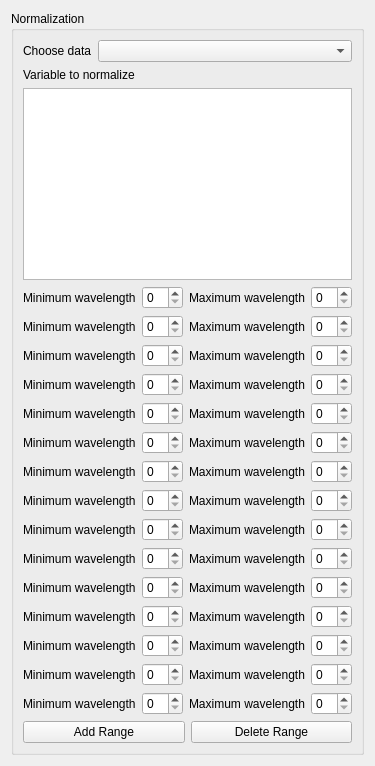
<?xml version="1.0" encoding="UTF-8"?>
<ui version="4.0">
 <class>Form</class>
 <widget class="QWidget" name="Form">
  <property name="sizePolicy">
   <sizepolicy hsizetype="Ignored" vsizetype="Ignored">
    <horstretch>0</horstretch>
    <verstretch>0</verstretch>
   </sizepolicy>
  </property>
  <property name="windowTitle">
   <string>Form</string>
  </property>
  <layout class="QVBoxLayout" name="verticalLayout_3">
   <item>
    <widget class="QGroupBox" name="groupBox">
     <property name="title">
      <string>Normalization</string>
     </property>
     <layout class="QVBoxLayout" name="Normalization">
      <item>
       <layout class="QFormLayout" name="chooseDataFormLayout">
        <item row="0" column="0">
         <widget class="QLabel" name="chooseDataLabel">
          <property name="text">
           <string>Choose data</string>
          </property>
         </widget>
        </item>
        <item row="0" column="1">
         <widget class="QComboBox" name="chooseDataComboBox"/>
        </item>
       </layout>
      </item>
      <item>
       <layout class="QVBoxLayout" name="varToNormalizeVerticalLayout">
        <item>
         <widget class="QLabel" name="varToNormalizeLabel">
          <property name="text">
           <string>Variable to normalize</string>
          </property>
         </widget>
        </item>
        <item>
         <widget class="QListView" name="varToNormalizeListView"/>
        </item>
       </layout>
      </item>
      <item>
       <layout class="QGridLayout" name="waveLengthLayout">
        <item row="0" column="0">
         <widget class="QLabel" name="minimumWavelengthLabel">
          <property name="text">
           <string>Minimum wavelength</string>
          </property>
         </widget>
        </item>
        <item row="0" column="1">
         <widget class="QSpinBox" name="minimumWavelengthSpinBox"/>
        </item>
        <item row="0" column="2">
         <widget class="QLabel" name="maximumWavelengthLabel">
          <property name="text">
           <string>Maximum wavelength</string>
          </property>
         </widget>
        </item>
        <item row="0" column="3">
         <widget class="QSpinBox" name="maximumWavelengthSpinBox"/>
        </item>
        <item row="1" column="0">
         <widget class="QLabel" name="minimumWavelengthLabel_2">
          <property name="text">
           <string>Minimum wavelength</string>
          </property>
         </widget>
        </item>
        <item row="1" column="1">
         <widget class="QSpinBox" name="minimumWavelengthSpinBox_2"/>
        </item>
        <item row="1" column="2">
         <widget class="QLabel" name="maximumWavelengthLabel_2">
          <property name="text">
           <string>Maximum wavelength</string>
          </property>
         </widget>
        </item>
        <item row="1" column="3">
         <widget class="QSpinBox" name="maximumWavelengthSpinBox_2"/>
        </item>
        <item row="2" column="0">
         <widget class="QLabel" name="minimumWavelengthLabel_3">
          <property name="text">
           <string>Minimum wavelength</string>
          </property>
         </widget>
        </item>
        <item row="2" column="1">
         <widget class="QSpinBox" name="minimumWavelengthSpinBox_3"/>
        </item>
        <item row="2" column="2">
         <widget class="QLabel" name="maximumWavelengthLabel_3">
          <property name="text">
           <string>Maximum wavelength</string>
          </property>
         </widget>
        </item>
        <item row="2" column="3">
         <widget class="QSpinBox" name="maximumWavelengthSpinBox_3"/>
        </item>
        <item row="3" column="0">
         <widget class="QLabel" name="minimumWavelengthLabel_4">
          <property name="text">
           <string>Minimum wavelength</string>
          </property>
         </widget>
        </item>
        <item row="3" column="1">
         <widget class="QSpinBox" name="minimumWavelengthSpinBox_4"/>
        </item>
        <item row="3" column="2">
         <widget class="QLabel" name="maximumWavelengthLabel_4">
          <property name="text">
           <string>Maximum wavelength</string>
          </property>
         </widget>
        </item>
        <item row="3" column="3">
         <widget class="QSpinBox" name="maximumWavelengthSpinBox_4"/>
        </item>
        <item row="4" column="0">
         <widget class="QLabel" name="minimumWavelengthLabel_5">
          <property name="text">
           <string>Minimum wavelength</string>
          </property>
         </widget>
        </item>
        <item row="4" column="1">
         <widget class="QSpinBox" name="minimumWavelengthSpinBox_5"/>
        </item>
        <item row="4" column="2">
         <widget class="QLabel" name="maximumWavelengthLabel_5">
          <property name="text">
           <string>Maximum wavelength</string>
          </property>
         </widget>
        </item>
        <item row="4" column="3">
         <widget class="QSpinBox" name="maximumWavelengthSpinBox_5"/>
        </item>
        <item row="5" column="0">
         <widget class="QLabel" name="minimumWavelengthLabel_6">
          <property name="text">
           <string>Minimum wavelength</string>
          </property>
         </widget>
        </item>
        <item row="5" column="1">
         <widget class="QSpinBox" name="minimumWavelengthSpinBox_6"/>
        </item>
        <item row="5" column="2">
         <widget class="QLabel" name="maximumWavelengthLabel_6">
          <property name="text">
           <string>Maximum wavelength</string>
          </property>
         </widget>
        </item>
        <item row="5" column="3">
         <widget class="QSpinBox" name="maximumWavelengthSpinBox_6"/>
        </item>
        <item row="6" column="0">
         <widget class="QLabel" name="minimumWavelengthLabel_7">
          <property name="text">
           <string>Minimum wavelength</string>
          </property>
         </widget>
        </item>
        <item row="6" column="1">
         <widget class="QSpinBox" name="minimumWavelengthSpinBox_7"/>
        </item>
        <item row="6" column="2">
         <widget class="QLabel" name="maximumWavelengthLabel_7">
          <property name="text">
           <string>Maximum wavelength</string>
          </property>
         </widget>
        </item>
        <item row="6" column="3">
         <widget class="QSpinBox" name="maximumWavelengthSpinBox_7"/>
        </item>
        <item row="7" column="0">
         <widget class="QLabel" name="minimumWavelengthLabel_8">
          <property name="text">
           <string>Minimum wavelength</string>
          </property>
         </widget>
        </item>
        <item row="7" column="1">
         <widget class="QSpinBox" name="minimumWavelengthSpinBox_8"/>
        </item>
        <item row="7" column="2">
         <widget class="QLabel" name="maximumWavelengthLabel_8">
          <property name="text">
           <string>Maximum wavelength</string>
          </property>
         </widget>
        </item>
        <item row="7" column="3">
         <widget class="QSpinBox" name="maximumWavelengthSpinBox_8"/>
        </item>
        <item row="8" column="0">
         <widget class="QLabel" name="minimumWavelengthLabel_9">
          <property name="text">
           <string>Minimum wavelength</string>
          </property>
         </widget>
        </item>
        <item row="8" column="1">
         <widget class="QSpinBox" name="minimumWavelengthSpinBox_9"/>
        </item>
        <item row="8" column="2">
         <widget class="QLabel" name="maximumWavelengthLabel_9">
          <property name="text">
           <string>Maximum wavelength</string>
          </property>
         </widget>
        </item>
        <item row="8" column="3">
         <widget class="QSpinBox" name="maximumWavelengthSpinBox_9"/>
        </item>
        <item row="9" column="0">
         <widget class="QLabel" name="minimumWavelengthLabel_10">
          <property name="text">
           <string>Minimum wavelength</string>
          </property>
         </widget>
        </item>
        <item row="9" column="1">
         <widget class="QSpinBox" name="minimumWavelengthSpinBox_10"/>
        </item>
        <item row="9" column="2">
         <widget class="QLabel" name="maximumWavelengthLabel_10">
          <property name="text">
           <string>Maximum wavelength</string>
          </property>
         </widget>
        </item>
        <item row="9" column="3">
         <widget class="QSpinBox" name="maximumWavelengthSpinBox_10"/>
        </item>
        <item row="10" column="0">
         <widget class="QLabel" name="minimumWavelengthLabel_11">
          <property name="text">
           <string>Minimum wavelength</string>
          </property>
         </widget>
        </item>
        <item row="10" column="1">
         <widget class="QSpinBox" name="minimumWavelengthSpinBox_11"/>
        </item>
        <item row="10" column="2">
         <widget class="QLabel" name="maximumWavelengthLabel_11">
          <property name="text">
           <string>Maximum wavelength</string>
          </property>
         </widget>
        </item>
        <item row="10" column="3">
         <widget class="QSpinBox" name="maximumWavelengthSpinBox_11"/>
        </item>
        <item row="11" column="0">
         <widget class="QLabel" name="minimumWavelengthLabel_12">
          <property name="text">
           <string>Minimum wavelength</string>
          </property>
         </widget>
        </item>
        <item row="11" column="1">
         <widget class="QSpinBox" name="minimumWavelengthSpinBox_12"/>
        </item>
        <item row="11" column="2">
         <widget class="QLabel" name="maximumWavelengthLabel_12">
          <property name="text">
           <string>Maximum wavelength</string>
          </property>
         </widget>
        </item>
        <item row="11" column="3">
         <widget class="QSpinBox" name="maximumWavelengthSpinBox_12"/>
        </item>
        <item row="12" column="0">
         <widget class="QLabel" name="minimumWavelengthLabel_13">
          <property name="text">
           <string>Minimum wavelength</string>
          </property>
         </widget>
        </item>
        <item row="12" column="1">
         <widget class="QSpinBox" name="minimumWavelengthSpinBox_13"/>
        </item>
        <item row="12" column="2">
         <widget class="QLabel" name="maximumWavelengthLabel_13">
          <property name="text">
           <string>Maximum wavelength</string>
          </property>
         </widget>
        </item>
        <item row="12" column="3">
         <widget class="QSpinBox" name="maximumWavelengthSpinBox_13"/>
        </item>
        <item row="13" column="0">
         <widget class="QLabel" name="minimumWavelengthLabel_14">
          <property name="text">
           <string>Minimum wavelength</string>
          </property>
         </widget>
        </item>
        <item row="13" column="1">
         <widget class="QSpinBox" name="minimumWavelengthSpinBox_14"/>
        </item>
        <item row="13" column="2">
         <widget class="QLabel" name="maximumWavelengthLabel_14">
          <property name="text">
           <string>Maximum wavelength</string>
          </property>
         </widget>
        </item>
        <item row="13" column="3">
         <widget class="QSpinBox" name="maximumWavelengthSpinBox_14"/>
        </item>
        <item row="14" column="0">
         <widget class="QLabel" name="minimumWavelengthLabel_15">
          <property name="text">
           <string>Minimum wavelength</string>
          </property>
         </widget>
        </item>
        <item row="14" column="1">
         <widget class="QSpinBox" name="minimumWavelengthSpinBox_15"/>
        </item>
        <item row="14" column="2">
         <widget class="QLabel" name="maximumWavelengthLabel_15">
          <property name="text">
           <string>Maximum wavelength</string>
          </property>
         </widget>
        </item>
        <item row="14" column="3">
         <widget class="QSpinBox" name="maximumWavelengthSpinBox_15"/>
        </item>
       </layout>
      </item>
      <item>
       <layout class="QHBoxLayout" name="addDelRangeLayout">
        <item>
         <widget class="QPushButton" name="pushButton">
          <property name="text">
           <string>Add Range</string>
          </property>
         </widget>
        </item>
        <item>
         <widget class="QPushButton" name="pushButton_2">
          <property name="text">
           <string>Delete Range</string>
          </property>
         </widget>
        </item>
       </layout>
      </item>
     </layout>
    </widget>
   </item>
  </layout>
 </widget>
 <resources/>
 <connections/>
</ui>
